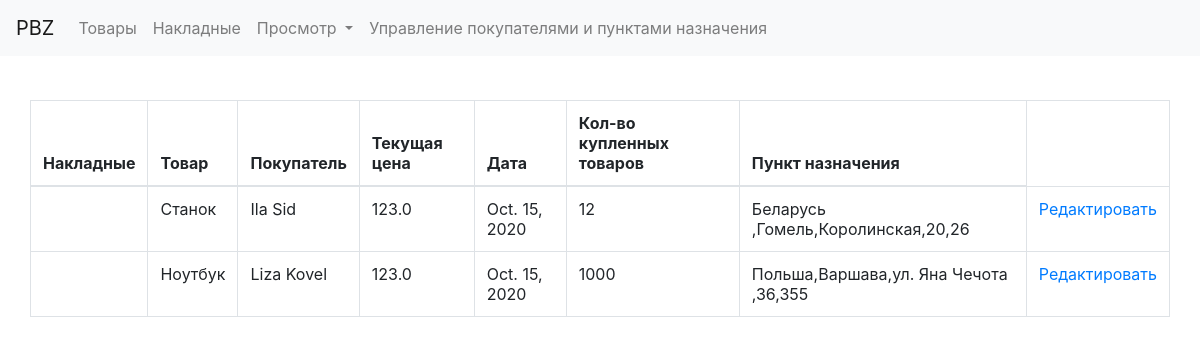
The app's page /edit_waybill_page, older data.
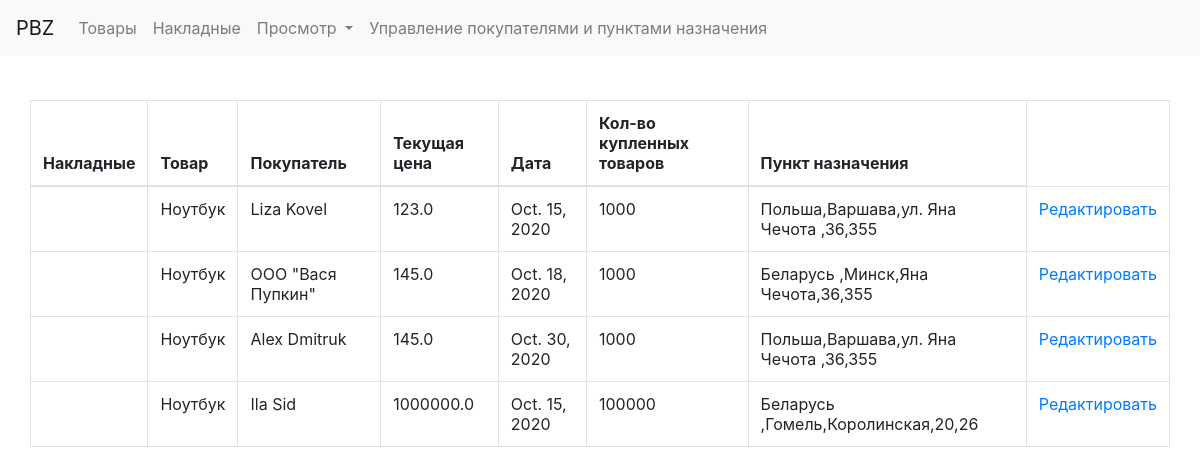
The same page, newer data.
### PBZ/models.py (models this page shows)
class Waybill(models.Model):
    product = models.ForeignKey(Product, on_delete=models.CASCADE)
    customer = models.OneToOneField(Customer, on_delete=models.CASCADE)
    current_price = models.FloatField()
    date= models.DateField()
    number_of_product = models.IntegerField()
    destination = models.OneToOneField(Destination, on_delete=models.CASCADE)

class Product(models.Model):
    name = models.CharField(max_length=100)
    category = models.CharField(max_length=100)
    company = models.CharField(max_length=100)

class Customer(models.Model):
    type = models.CharField(max_length=100)
    name = models.CharField(max_length=100)
    address = models.CharField(max_length=100)
    passport_id = models.IntegerField()
    passport_series = models.CharField(max_length=2)
    bank_details = models.CharField(max_length=100)

class Destination(models.Model):
    country = models.CharField(max_length=100)
    region_name = models.CharField(max_length=100)
    street = models.CharField(max_length=100)
    house_number = models.IntegerField()
    flat_number = models.IntegerField()

### PBZ/views.py (the view)
# urls.py: path('edit_waybill_page', views.edit_waybill_page, name='edit_waybill_page'),
def edit_waybill_page(request):
    context = {}
    context['waybill'] = Waybill.objects.all()
    return render(request, 'edit_waybill.html', context)

### PBZ/templates/edit_waybill.html
{% extends 'common.html' %}
{% block content %}
    <body class="container-fluid"
          style="background-image: url('http://www.bvinyl.com/image/catalog/texts/bvinyl-warehouse.jpg'); background-repeat: no-repeat; background-size: cover; background-position: center center;">
    <div class="container-fluid" style="background-color: white">
        <table class="table table-bordered">
            <thead>
            <tr>
                <th>Накладные</th>
                <th>Товар</th>
                <th>Покупатель</th>
                <th>Текущая цена</th>
                <th>Дата</th>
                <th>Кол-во купленных товаров</th>
                <th>Пункт назначения</th>
            </tr>
            </thead>
            <tbody>
                {% for item in waybill %}
                    <tr>
                    <th scope="row"></th>
                        <td>{{ item.product.name }}</td>
                    <td>{{ item.customer.name }}</td>
                    <td>{{ item.current_price }}</td>
                        <td>{{ item.date }}</td>
                        <td>{{ item.number_of_product }}</td>
                        <td>{{ item.destination.country}},{{ item.destination.region_name}},{{ item.destination.street}},{{ item.destination.house_number}},{{ item.destination.flat_number}}</td>
                    <td><a href="{% url 'edit_waybill' item.id %}">Редактировать</a></td>
                    </tr>
                {% endfor %}
            </tbody>
        </table>
    </div>
    </body>
{% endblock %}

Row changes from the older to the newer data that the page shows:
removed Waybill: product.name "Станок", customer.name "Ila Sid", current_price "123.0", date "Oct. 15, 2020", number_of_product "12", destination.country "Беларусь", destination.region_name "Гомель", destination.street "Королинская", destination.house_number "20", destination.flat_number "26"
added Waybill: product.name "Ноутбук", customer.name "ООО \"Вася Пупкин\"", current_price "145.0", date "Oct. 18, 2020", number_of_product "1000", destination.country "Беларусь", destination.region_name "Минск", destination.street "Яна Чечота", destination.house_number "36", destination.flat_number "355"
added Waybill: product.name "Ноутбук", customer.name "Alex Dmitruk", current_price "145.0", date "Oct. 30, 2020", number_of_product "1000", destination.country "Польша", destination.region_name "Варшава", destination.street "ул. Яна Чечота", destination.house_number "36", destination.flat_number "355"
added Waybill: product.name "Ноутбук", customer.name "Ila Sid", current_price "1000000.0", date "Oct. 15, 2020", number_of_product "100000", destination.country "Беларусь", destination.region_name "Гомель", destination.street "Королинская", destination.house_number "20", destination.flat_number "26"
